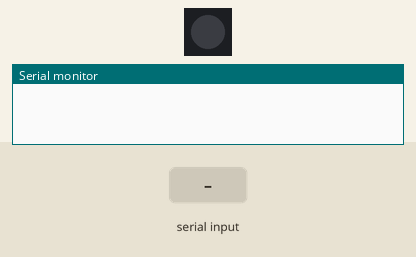
Bench run of a sketch on a simulated ESP32. Shown: 1 RGB LEDs in strip order, left to right, the last lines printed to the serial monitor. Inputs (shaded band) come from the test bench. Dim RGB values are drawn brighter than linear.

Above: at 0.0 s.
At 1.7 s:
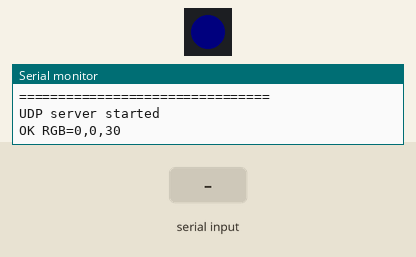
1.8 s: "90,45,200\n" received over Serial
At 2.2 s:
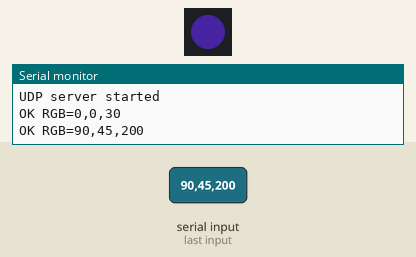
3.3 s: "90,45\n" received over Serial
4.8 s: "5\n" received over Serial
Timing chart, 0 to 7.8 s (numbered marks = the images above; inputs shaded):
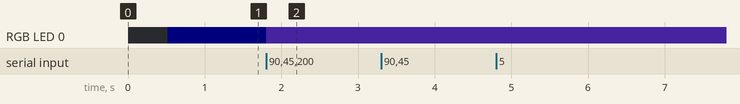

Measured:
- after the input at 1.8 s, RGB LED 0: RGB(0, 0, 4) → RGB(14, 7, 32) at once

The sketch:

011_ros_wifi_blink.ino
```cpp
#include <Arduino.h>
#include <WiFi.h>
#include <WiFiUdp.h>
#include <Adafruit_NeoPixel.h>

#define WS2812_PIN   38
#define WS2812_COUNT 1

// ESP32 热点配置
const char* AP_SSID = "ESP32_Motor";
const char* AP_PASSWORD = "12345678";

// UDP 配置
constexpr uint16_t UDP_PORT = 8080;

Adafruit_NeoPixel ws2812(
  WS2812_COUNT,
  WS2812_PIN,
  NEO_GRB + NEO_KHZ800
);

WiFiUDP udp;

char serialBuffer[32];
size_t serialBufferIndex = 0;

char udpBuffer[64];

/**
 * 解析并设置 RGB 颜色。
 *
 * 支持格式：
 * 255,0,0
 * 0,255,0
 * 0,0,255
 */
bool setColor(const char* command)
{
  int red = 0;
  int green = 0;
  int blue = 0;

  if (sscanf(command, "%d,%d,%d", &red, &green, &blue) != 3) {
    Serial.printf("ERR invalid command: %s\n", command);
    return false;
  }

  red = constrain(red, 0, 255);
  green = constrain(green, 0, 255);
  blue = constrain(blue, 0, 255);

  ws2812.setPixelColor(
    0,
    ws2812.Color(red, green, blue)
  );

  ws2812.show();

  Serial.printf("OK RGB=%d,%d,%d\n", red, green, blue);
  return true;
}

/**
 * 处理串口输入。
 */
void handleSerial()
{
  while (Serial.available() > 0) {
    char c = static_cast<char>(Serial.read());

    if (c == '\n') {
      serialBuffer[serialBufferIndex] = '\0';

      if (serialBufferIndex > 0) {
        setColor(serialBuffer);
      }

      serialBufferIndex = 0;
    }
    else if (c != '\r') {
      if (serialBufferIndex < sizeof(serialBuffer) - 1) {
        serialBuffer[serialBufferIndex++] = c;
      }
      else {
        serialBufferIndex = 0;
        Serial.println("ERR serial command too long");
      }
    }
  }
}

/**
 * 处理 UDP 数据。
 */
void handleUdp()
{
  int packetSize = udp.parsePacket();

  if (packetSize <= 0) {
    return;
  }

  int readLength = udp.read(
    udpBuffer,
    sizeof(udpBuffer) - 1
  );

  if (readLength <= 0) {
    return;
  }

  udpBuffer[readLength] = '\0';

  // 删除换行符和回车符
  for (int i = 0; i < readLength; i++) {
    if (udpBuffer[i] == '\r' || udpBuffer[i] == '\n') {
      udpBuffer[i] = '\0';
      break;
    }
  }

  Serial.printf(
    "UDP from %s:%u -> %s\n",
    udp.remoteIP().toString().c_str(),
    udp.remotePort(),
    udpBuffer
  );

  bool success = setColor(udpBuffer);

  // 给发送方返回处理结果
  udp.beginPacket(udp.remoteIP(), udp.remotePort());

  if (success) {
    udp.print("OK");
  }
  else {
    udp.print("ERR");
  }

  udp.endPacket();
}

void setup()
{
  Serial.begin(115200);
  delay(500);

  // 初始化 WS2812
  ws2812.begin();
  ws2812.setBrightness(40);
  ws2812.clear();
  ws2812.show();

  // 创建 Wi-Fi 热点
  WiFi.mode(WIFI_AP);

  bool apStarted = WiFi.softAP(
    AP_SSID,
    AP_PASSWORD
  );

  if (!apStarted) {
    Serial.println("ERR failed to start Wi-Fi AP");
    return;
  }

  IPAddress apIP = WiFi.softAPIP();

  Serial.println();
  Serial.println("================================");
  Serial.println("ESP32 LED controller ready");
  Serial.printf("Wi-Fi SSID: %s\n", AP_SSID);
  Serial.printf("Wi-Fi password: %s\n", AP_PASSWORD);
  Serial.printf("ESP32 IP: %s\n", apIP.toString().c_str());
  Serial.printf("UDP port: %u\n", UDP_PORT);
  Serial.println("Command format: 255,0,0");
  Serial.println("================================");

  // 启动 UDP
  if (udp.begin(UDP_PORT)) {
    Serial.println("UDP server started");
  }
  else {
    Serial.println("ERR failed to start UDP server");
  }

  // 启动时显示蓝色，表示程序已经运行
  setColor("0,0,30");
}

void loop()
{
  handleSerial();
  handleUdp();

  delay(1);
}
```
